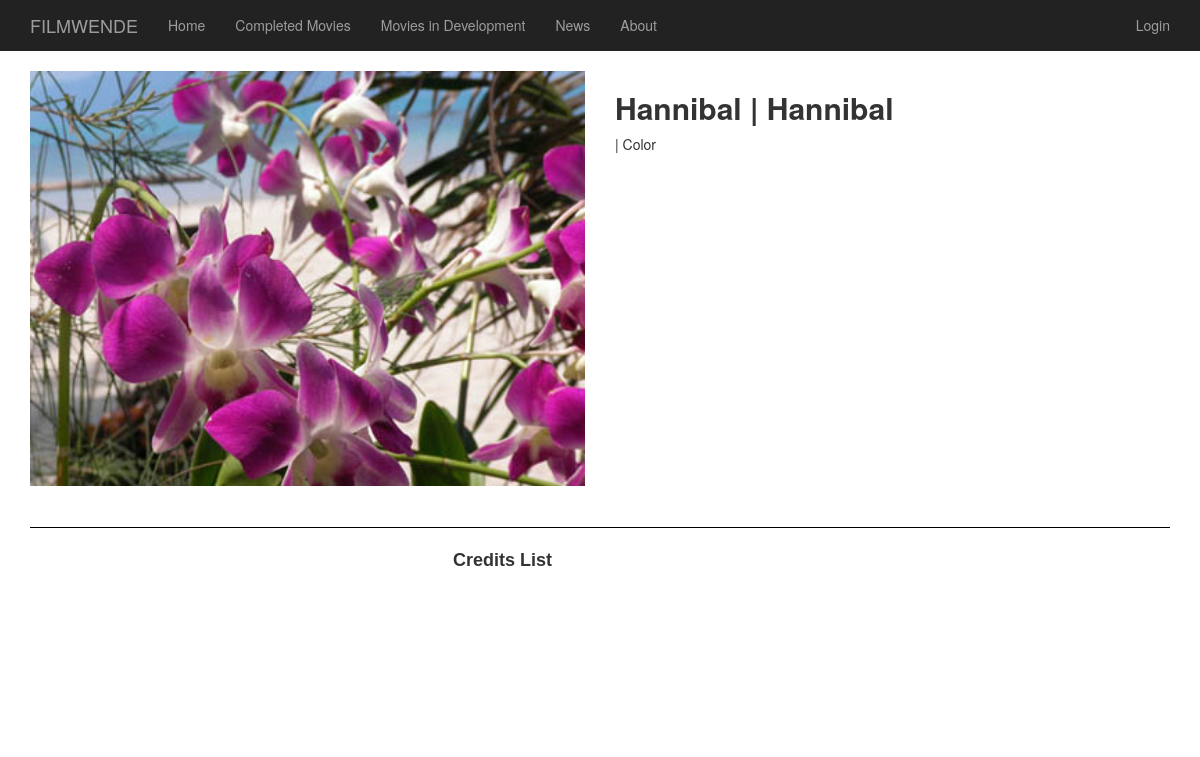
The app's page /movies/Hannibal with its own data.
### app/models.py (models this page shows, shortened)
class Movie(db.Model):
    __tablename__ = "movies"
    id = db.Column(db.Integer, primary_key=True)
    title_DE = db.Column(db.String, unique=True)
    title_EN = db.Column(db.String, unique=True)
    isReleased = db.Column(db.Integer)
    release_date = db.Column(db.String(140))
    format = db.Column(db.String)
    isColored = db.Column(db.Integer)
    language = db.Column(db.String)
    duration = db.Column(db.String)
    synopsis = db.Column(db.String)
    awards = db.Column(db.String)
    screenings = db.Column(db.String)
    supporters = db.Column(db.String)
    directors = db.Column(db.String)
    producers = db.Column(db.String)
    executive_producers = db.Column(db.String)
    editors = db.Column(db.String)
    cinematography = db.Column(db.String)
    sound_recordist = db.Column(db.String)
    sound_mix = db.Column(db.String)
    color = db.Column(db.String)
    image_url = db.Column(db.String)

### app/routes.py (the view)
@app.route('/movies/<movietitle>')
def movie(movietitle):
    movie_result = Movie.query.filter_by(title_DE = movietitle).first()
    directors = Contact.getContacts(movie_result.directors)
    producers = Contact.getContacts(movie_result.producers)
    executive_producers = Contact.getContacts(movie_result.executive_producers)
    editors = Contact.getContacts(movie_result.editors)
    cinematography = Contact.getContacts(movie_result.cinematography)
    sound_recordist = Contact.getContacts(movie_result.sound_recordist)
    sound_mix = Contact.getContacts(movie_result.sound_mix)
    color = Contact.getContacts(movie_result.color)
    if movie_result.release_date:
        release_date = movie_result.release_date[-4:]
    else:
        release_date = []
    if movie_result.isReleased:
        isReleased = movie_result.isReleased
    else:
        isReleased = []
    if movie_result.duration:
        duration = movie_result.duration
    else:
        duration = []
    if movie_result.synopsis:
        synopsis = movie_result.synopsis
    else:
        synopsis = []
    isColored = ""
    if movie_result.isColored == "b_w":
        isColored = "Black & White"
    else:
        isColored = "Color"
    if movie_result.format:
        format = movie_result.format.split(";")
    else:
        format = []
    if movie_result.language:
        language = movie_result.language.split(";")
    else:
        language = []
    if movie_result.awards:
        awards = movie_result.awards.split(";")
    else:
        awards = []
    if movie_result.screenings:
        screenings = movie_result.screenings.split(";")
    else:
        screenings = []
    if movie_result.supporters:
        supporters = movie_result.supporters.split(";")
    else:
        supporters = []
    movie = {
        'title_DE': movie_result.title_DE,
        'title_EN': movie_result.title_EN,
        'release_date': release_date,
        'isReleased': isReleased,
        'format': format,
        'isColored': isColored,
        'language': language,
        'duration': duration,
        'synopsis': synopsis,
        'awards': awards,
        'screenings': screenings,
        'supporters': supporters,
        'directors': directors,
        'producers': producers,
        'executive_producers': executive_producers,
        'editors': editors,
        'cinematography': cinematography,
        'sound_recordist': sound_recordist,
        'sound_mix': sound_mix,
        'color': color,
        'image_url' : movie_result.image_url
    }
    print(movie)
    return render_template('movie.html',movie=movie)

### app/models.py (called while the page is built, shortened)
    def getContacts(contact_list):
        name_list = []
        return name_list

### app/templates/movie.html (shortened to what this page needs)
{% extends "base2.html" %}
{% block app_content %}
  <div class="row movieinfo">
    <div class="col-sm-6">
      <div>
        <img id="movie-poster" src="{{movie.image_url}}" alt="Movie Image"/>
      </div>
    </div>
    <div class="col-sm-6">
      <h2 style="font-weight:bold">{{movie.title_DE }} | {{movie.title_EN}}</h2>
        <div>
          <p>
          | {{movie.isColored}}
          </p>
        </div>
        <br>
        <br>
      </div>
  </div>
  <div style="text-align: center;">
      <div class="col"><hr></div>
      <div class="col see"><hr></div>
    <div class="row">
        <div class="col-sm-4"></div>
        <div class="col-sm-2"><span class="bold">Credits List</span></div>
        <div class="col-sm-6"></div>
    </div>
    <div class="row">
      <div class="col-sm-3"></div>
      <div class="col-sm-5">
      <table class="table">
          <thead>
            <tr>
                <th scope="col"></th>
                <th scope="col"></th>
            </tr>
          </thead>
          <tbody>
            <tr>
                <th scope="row"></th>
                <td></td>
              </tr>
            <tr>
                <th scope="row"></th>
                <td></td>
              </tr>
            <tr>
                <th scope="row"></th>
                <td></td>
              </tr>
            <tr>
                <th scope="row"></th>
                <td></td>
              </tr>
            <tr>
                <th scope="row"></th>
                <td></td>
              </tr>
              <tr>
                  <th scope="row"></th>
                  <td></td>
                </tr>
              <tr>
                  <th scope="row"></th>
                  <td></td>
                </tr>
            </tbody>
          </table>
        </div>
        <div class="col-sm-2"></div>
      </div>
    </div >
{%endblock%}

### app/static/mystyle.css (style rules this page uses)
hr { border-color: rgba(255, 255, 255); }
.see hr { border-color: black; width:100%; }
.table>tbody>tr>td, .table>tbody>tr>th, .table>thead>tr>th { border-color: transparent!important; font-size: larger; }
.bold { font-family: 'Franklin Gothic Medium', 'Arial Narrow', Arial, sans-serif; font-weight: bold; font-size: large; }
html, body { max-width: 100%; overflow-x: hidden; }
#movie-poster { vertical-align: middle; width: 100%; }

### records on screen
Movie: image_url (picture), title_DE "Hannibal", title_EN "Hannibal"

### other values on screen
{{ movie.isColored }} "Color"
